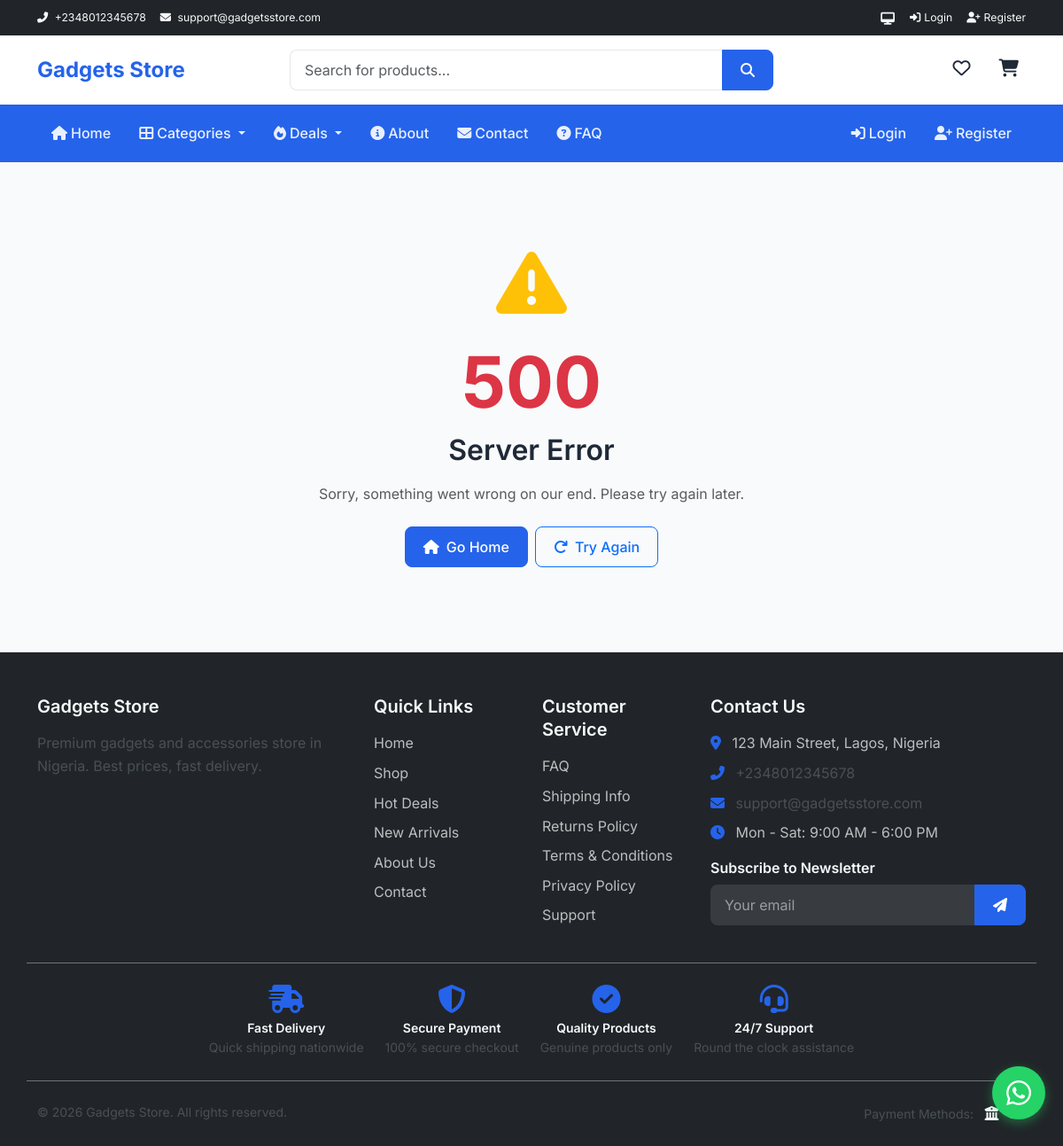
The app's page /500/ with its own data.
### core/models.py (models this page shows, shortened)
class SiteSetting(models.Model):
    id = models.UUIDField(primary_key=True, default=uuid.uuid4, editable=False)
    site_name = models.CharField(max_length=100, default='Gadgets Store')
    site_tagline = models.CharField(
        max_length=255,
        default='Your One-Stop Shop for Gadgets & Accessories'
    )
    site_description = models.TextField(
        blank=True,
        null=True,
        help_text="Short description for SEO"
    )
    contact_email = models.EmailField(default='support@gadgetsstore.com')
    contact_phone = models.CharField(max_length=17, default='+2348012345678')
    contact_phone_secondary = models.CharField(
        max_length=17,
        blank=True,
        null=True
    )
    whatsapp_number = models.CharField(max_length=17, default='+2348012345678')
    business_address = models.TextField(blank=True, null=True)
    business_hours = models.CharField(
        max_length=255,
        default='Mon - Sat: 9:00 AM - 6:00 PM'
    )
    facebook_url = models.URLField(blank=True, null=True)
    twitter_url = models.URLField(blank=True, null=True)
    instagram_url = models.URLField(blank=True, null=True)
    youtube_url = models.URLField(blank=True, null=True)
    linkedin_url = models.URLField(blank=True, null=True)
    default_currency = models.CharField(max_length=10, default='₦')
    currency_code = models.CharField(max_length=10, default='NGN')
    currency_position = models.CharField(
        max_length=10,
        choices=[('before', 'Before Amount'), ('after', 'After Amount')],
        default='before'
    )
    free_shipping_threshold = models.DecimalField(
        max_digits=12,
        decimal_places=2,
        default=50000
    )
    flat_shipping_rate = models.DecimalField(
        max_digits=10,
        decimal_places=2,
        default=2000
    )
    tax_rate = models.DecimalField(
        max_digits=5,
        decimal_places=2,
        default=0,
        help_text="Tax rate as percentage"
    )
    logo = models.ImageField(upload_to='site/', blank=True, null=True)
    logo_dark = models.ImageField(
        upload_to='site/',
        blank=True,
        null=True,
        help_text="Logo for dark mode"
    )
    favicon = models.ImageField(upload_to='site/', blank=True, null=True)
    primary_color = models.CharField(max_length=7, default='#2563eb')
    secondary_color = models.CharField(max_length=7, default='#1e40af')
    accent_color = models.CharField(max_length=7, default='#f59e0b')
    enable_reviews = models.BooleanField(default=True)
    enable_wishlist = models.BooleanField(default=True)
    enable_compare = models.BooleanField(default=True)
    enable_guest_checkout = models.BooleanField(default=True)
    enable_newsletter = models.BooleanField(default=True)
    enable_live_chat = models.BooleanField(default=True)
    enable_whatsapp = models.BooleanField(default=True)
    maintenance_mode = models.BooleanField(default=False)
    maintenance_message = models.TextField(
        blank=True,
        null=True,
        default="We're currently performing maintenance. Please check back soon."
    )
    google_analytics_id = models.CharField(max_length=50, blank=True, null=True)
    facebook_pixel_id = models.CharField(max_length=50, blank=True, null=True)
    created_at = models.DateTimeField(auto_now_add=True)
    updated_at = models.DateTimeField(auto_now=True)
    class Meta:
        verbose_name = 'Site Setting'
        verbose_name_plural = 'Site Settings'
    @classmethod
    def get_settings(cls):
        settings, created = cls.objects.get_or_create(pk=1)
        return settings

class TrustBadge(models.Model):
    id = models.UUIDField(primary_key=True, default=uuid.uuid4, editable=False)
    title = models.CharField(max_length=100)
    description = models.CharField(max_length=255)
    icon = models.CharField(
        max_length=50,
        help_text="FontAwesome icon class"
    )
    is_active = models.BooleanField(default=True)
    display_order = models.PositiveIntegerField(default=0)
    class Meta:
        ordering = ['display_order']

### templates/500.html (shortened to what this page needs)
{% extends 'base.html' %}
{% load static %}
{% block content %}
<div class="container py-5">
    <div class="row justify-content-center">
        <div class="col-md-8 col-lg-6 text-center">
            <div class="py-5">
                <i class="fas fa-exclamation-triangle fa-5x text-warning mb-4"></i>
                <h1 class="display-1 fw-bold text-danger">500</h1>
                <h2 class="mb-3">Server Error</h2>
                <p class="text-muted mb-4">Sorry, something went wrong on our end. Please try again later.</p>
                <div class="d-flex justify-content-center gap-2">
                    <a href="{% url 'core:home' %}" class="btn btn-primary">
                        <i class="fas fa-home me-2"></i>Go Home
                    </a>
                    <button onclick="window.location.reload()" class="btn btn-outline-primary">
                        <i class="fas fa-redo me-2"></i>Try Again
                    </button>
                </div>
            </div>
        </div>
    </div>
</div>
{% endblock %}

### templates/includes/top_bar.html
<div class="top-bar bg-dark text-light py-2">
    <div class="container">
        <div class="row align-items-center">
            <div class="col-md-6">
                <div class="d-flex align-items-center gap-3">
                    <span class="small">
                        <i class="fas fa-phone-alt me-1"></i>
                        <a href="tel:{{ site_settings.contact_phone }}" class="text-light text-decoration-none">
                            {{ site_settings.contact_phone }}
                        </a>
                    </span>
                    <span class="small d-none d-sm-inline">
                        <i class="fas fa-envelope me-1"></i>
                        <a href="mailto:{{ site_settings.contact_email }}" class="text-light text-decoration-none">
                            {{ site_settings.contact_email }}
                        </a>
                    </span>
                </div>
            </div>
            <div class="col-md-6">
                <div class="d-flex justify-content-md-end align-items-center gap-3">
                    <div class="theme-toggle">
                        <button class="btn btn-sm btn-link text-light p-0" id="themeToggle" title="Toggle Theme">
                            <i class="fas fa-sun" id="themeIcon"></i>
                        </button>
                    </div>
                    {% if user.is_authenticated %}
                    <span class="small">
                        <i class="fas fa-user me-1"></i>
                        <a href="{% url 'accounts:profile' %}" class="text-light text-decoration-none">
                            {{ user.first_name }}
                        </a>
                    </span>
                    <span class="small">
                        <a href="{% url 'accounts:logout' %}" class="text-light text-decoration-none">
                            <i class="fas fa-sign-out-alt me-1"></i>Logout
                        </a>
                    </span>
                    {% else %}
                    <span class="small">
                        <a href="{% url 'accounts:login' %}" class="text-light text-decoration-none">
                            <i class="fas fa-sign-in-alt me-1"></i>Login
                        </a>
                    </span>
                    <span class="small">
                        <a href="{% url 'accounts:register' %}" class="text-light text-decoration-none">
                            <i class="fas fa-user-plus me-1"></i>Register
                        </a>
                    </span>
                    {% endif %}
                </div>
            </div>
        </div>
    </div>
</div>

### templates/includes/header.html (shortened to what this page needs)
<header class="main-header bg-white shadow-sm">
    <div class="container py-3">
        <div class="row align-items-center">
            <div class="col-6 col-md-3">
                <a href="{% url 'core:home' %}" class="logo-link">
                    {% if site_settings.logo %}
                    <img src="{{ site_settings.logo.url }}" alt="{{ site_settings.site_name }}" class="img-fluid" style="max-height: 50px;">
                    {% else %}
                    <h4 class="m-0 fw-bold text-primary">{{ site_settings.site_name }}</h4>
                    {% endif %}
                </a>
            </div>
            <div class="col-md-6 d-none d-md-block">
                <form action="{% url 'core:search' %}" method="get" class="search-form">
                    <div class="input-group">
                        <input type="text"
                               name="q"
                               class="form-control"
                               placeholder="Search for products..."
                               value="{{ request.GET.q }}">
                        <button class="btn btn-primary" type="submit">
                            <i class="fas fa-search"></i>
                        </button>
                    </div>
                </form>
            </div>
            <div class="col-6 col-md-3">
                <div class="d-flex justify-content-end align-items-center gap-3">
                    <a href="{% url 'accounts:wishlist' %}" class="header-action position-relative" title="Wishlist">
                        <i class="far fa-heart fs-5"></i>
                    </a>
                    <a href="{% url 'orders:cart' %}" class="header-action position-relative" title="Cart">
                        <i class="fas fa-shopping-cart fs-5"></i>
                    </a>
                </div>
            </div>
        </div>
    </div>
</header>

### templates/includes/footer.html (shortened to what this page needs)
<footer class="footer bg-dark text-light pt-5 pb-4">
    <div class="container">
        <div class="row g-4">
            <div class="col-lg-4 col-md-6">
                <h5 class="mb-3">{{ site_settings.site_name }}</h5>
                <p class="text-light-emphasis">
                    {{ site_settings.site_description|default:'Your trusted source for quality gadgets and accessories in Nigeria. We offer the best prices and fast delivery.' }}
                </p>
            </div>
            <div class="col-lg-2 col-md-6">
                <h5 class="mb-3">Quick Links</h5>
                <ul class="list-unstyled footer-links">
                    <li><a href="{% url 'core:home' %}">Home</a></li>
                    <li><a href="{% url 'products:product_list' %}">Shop</a></li>
                    <li><a href="{% url 'products:hot_deals' %}">Hot Deals</a></li>
                    <li><a href="{% url 'products:new_arrivals' %}">New Arrivals</a></li>
                    <li><a href="{% url 'core:about' %}">About Us</a></li>
                    <li><a href="{% url 'core:contact' %}">Contact</a></li>
                </ul>
            </div>
            <div class="col-lg-2 col-md-6">
                <h5 class="mb-3">Customer Service</h5>
                <ul class="list-unstyled footer-links">
                    <li><a href="{% url 'core:faq' %}">FAQ</a></li>
                    <li><a href="{% url 'core:shipping' %}">Shipping Info</a></li>
                    <li><a href="{% url 'core:returns' %}">Returns Policy</a></li>
                    <li><a href="{% url 'core:terms' %}">Terms & Conditions</a></li>
                    <li><a href="{% url 'core:privacy' %}">Privacy Policy</a></li>
                    <li><a href="{% url 'messaging:conversations' %}">Support</a></li>
                </ul>
            </div>
            <div class="col-lg-4 col-md-6">
                <h5 class="mb-3">Contact Us</h5>
                <ul class="list-unstyled footer-contact">
                    {% if site_settings.business_address %}
                    <li class="mb-2">
                        <i class="fas fa-map-marker-alt me-2 text-primary"></i>
                        {{ site_settings.business_address }}
                    </li>
                    {% endif %}
                    <li class="mb-2">
                        <i class="fas fa-phone-alt me-2 text-primary"></i>
                        <a href="tel:{{ site_settings.contact_phone }}" class="text-light-emphasis text-decoration-none">
                            {{ site_settings.contact_phone }}
                        </a>
                    </li>
                    <li class="mb-2">
                        <i class="fas fa-envelope me-2 text-primary"></i>
                        <a href="mailto:{{ site_settings.contact_email }}" class="text-light-emphasis text-decoration-none">
                            {{ site_settings.contact_email }}
                        </a>
                    </li>
                    {% if site_settings.business_hours %}
                    <li class="mb-2">
                        <i class="fas fa-clock me-2 text-primary"></i>
                        {{ site_settings.business_hours }}
                    </li>
                    {% endif %}
                </ul>
                {% if site_settings.enable_newsletter %}
                <div class="mt-3">
                    <h6 class="mb-2">Subscribe to Newsletter</h6>
                    <form action="{% url 'core:newsletter_subscribe' %}" method="post" class="newsletter-form">
                        <div class="input-group">
                            <input type="email" name="email" class="form-control" placeholder="Your email" required>
                            <button class="btn btn-primary" type="submit">
                                <i class="fas fa-paper-plane"></i>
                            </button>
                        </div>
                    </form>
                </div>
                {% endif %}
            </div>
        </div>
        {% load core_extras %}
        {% get_trust_badges as badges %}
        {% if badges %}
        <div class="row mt-4 pt-4 border-top border-secondary">
            <div class="col-12">
                <div class="trust-badges d-flex justify-content-center flex-wrap gap-4">
                    {% for badge in badges %}
                    <div class="trust-badge text-center">
                        <i class="{{ badge.icon }} fa-2x text-primary mb-2"></i>
                        <h6 class="mb-0 small">{{ badge.title }}</h6>
                        <small class="text-light-emphasis">{{ badge.description }}</small>
                    </div>
                    {% endfor %}
                </div>
            </div>
        </div>
        {% endif %}
        <div class="row mt-4 pt-4 border-top border-secondary">
            <div class="col-md-6">
                <p class="mb-0 text-light-emphasis small">
                    &copy; {% now "Y" %} {{ site_settings.site_name }}. All rights reserved.
                </p>
            </div>
            <div class="col-md-6 text-md-end">
                <div class="payment-methods">
                    <span class="text-light-emphasis small me-2">Payment Methods:</span>
                    <i class="fas fa-university me-2" title="Bank Transfer"></i>
                </div>
            </div>
        </div>
    </div>
</footer>

### records on screen
SiteSetting: contact_phone "+2348012345678", contact_email "support@gadgetsstore.com", site_name "Gadgets Store", site_description "Premium gadgets and accessories store in Nigeria. Best prices, fast delivery.", business_address "123 Main Street, Lagos, Nigeria", business_hours "Mon - Sat: 9:00 AM - 6:00 PM"
TrustBadge: title "Fast Delivery", description "Quick shipping nationwide"
TrustBadge: title "Secure Payment", description "100% secure checkout"
TrustBadge: title "Quality Products", description "Genuine products only"
TrustBadge: title "24/7 Support", description "Round the clock assistance"
